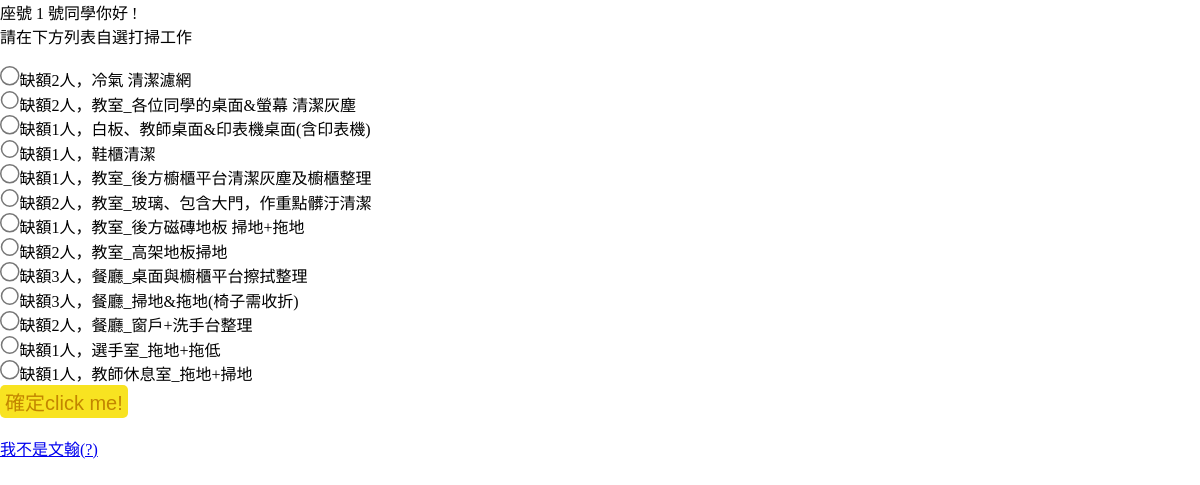
Screenshot of /vote.php?selection=1 with the database file from the repository.
### tables this page shows
CREATE TABLE `options` (
  `id` int(10) UNSIGNED NOT NULL,
  `description` text NOT NULL,
  `total` int(1) UNSIGNED NOT NULL,
  `def` int(1) UNSIGNED NOT NULL,
  `subject_id` int(10) UNSIGNED NOT NULL
);

CREATE TABLE `members` (
  `id` int(2) UNSIGNED NOT NULL,
  `name` varchar(3) NOT NULL,
  `seat_id` int(2) UNSIGNED NOT NULL,
  `vote_state` tinyint(1) NOT NULL,
  `vote_result` varchar(50) NOT NULL
);

### vote.php (the view, shortened to what this page needs)
<link rel="stylesheet" href="./css/style.css">
<?php
include_once "./db.php";
$selection = $_GET['selection'];
$name = $pdo->query("SELECT `name` FROM `members` WHERE `seat_id`='$selection'")->fetchColumn();
echo "座號 " . $selection ." 號同學你好&nbsp!" ;
echo "<br>請在下方列表自選打掃工作<br><br>";
$options = $pdo->query("select * from `options` where `subject_id`='0'")->fetchAll(PDO::FETCH_ASSOC);
?>
<form action="./api/vote.php" method="post">
    <ul>
        <?php
        foreach ($options as $idx => $opt) {
            echo "<li>";
               if ($opt['total']!=0) {
                echo "<input type='radio' name='desc' value='{$opt['id']}' class='radio-btn'>";
               }else{
                echo "&nbsp&nbsp&nbsp&nbsp";
               }
            echo "<span>缺額{$opt['total']}人，</span>";
            echo "<span>{$opt['description']}</span>";
            echo "</li>";
        }
        ?>
    </ul>
    <div>
        <input type="submit" value="確定click me!" class="await">
    </div>
    <br>
    <a href="/">我不是<?=$name . '(?)'; ?></a>
</form>

### css/style.css (style rules this page uses)
* { box-sizing: border-box; margin:0; padding:0; }
.await { padding:2px 5px; border-radius:5px; background:rgb(248, 227, 33); color:rgb(194, 133, 1); border:0; font-size:20px; }
.radio-btn { zoom: 1.5; }

### rows the page displays
options: total "2", description "冷氣 清潔濾網"
options: total "2", description "教室_各位同學的桌面&螢幕 清潔灰塵"
options: total "1", description "白板、教師桌面&印表機桌面(含印表機)"
options: total "1", description "鞋櫃清潔"
options: total "1", description "教室_後方櫥櫃平台清潔灰塵及櫥櫃整理"
options: total "2", description "教室_玻璃、包含大門，作重點髒汙清潔"
options: total "1", description "教室_後方磁磚地板 掃地+拖地"
options: total "2", description "教室_高架地板掃地"
options: total "3", description "餐廳_桌面與櫥櫃平台擦拭整理"
options: total "3", description "餐廳_掃地&拖地(椅子需收折)"
options: total "2", description "餐廳_窗戶+洗手台整理"
options: total "1", description "選手室_拖地+拖低"
options: total "1", description "教師休息室_拖地+掃地"
members: name "文翰"

### other values shown
$selection "1"
